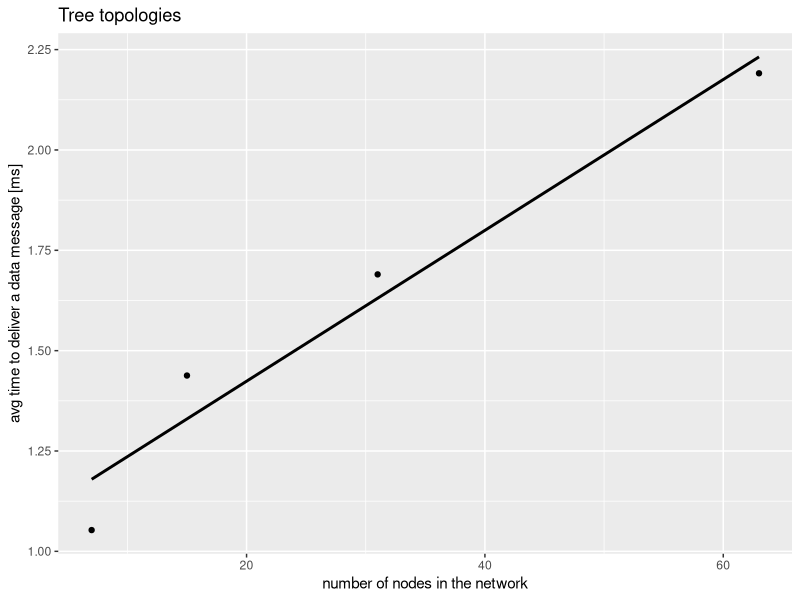
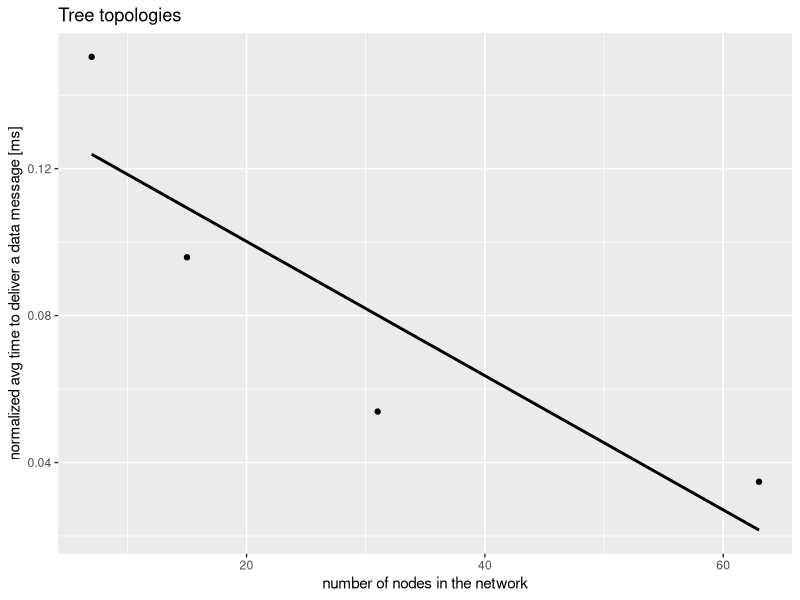
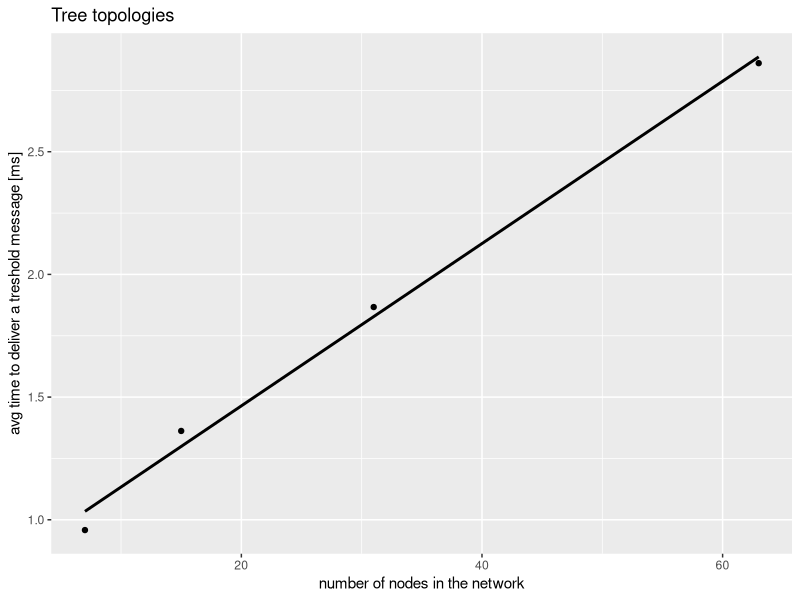
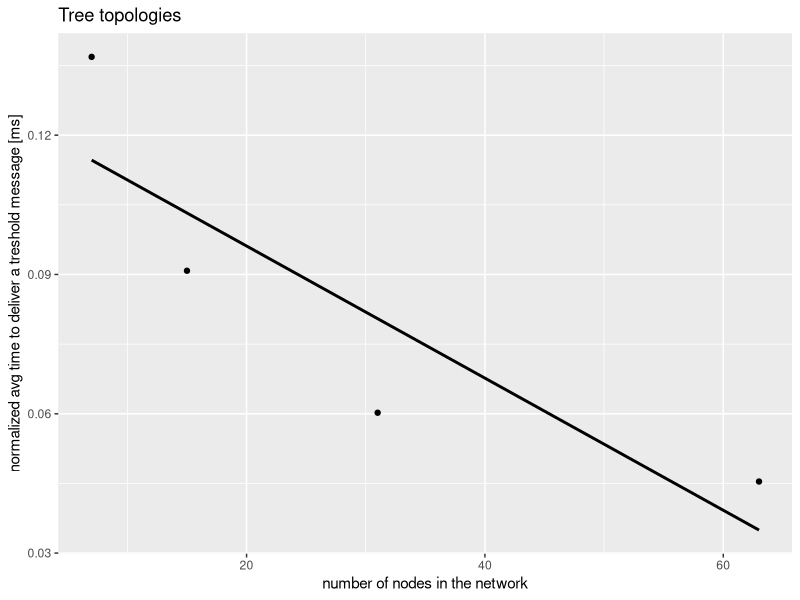
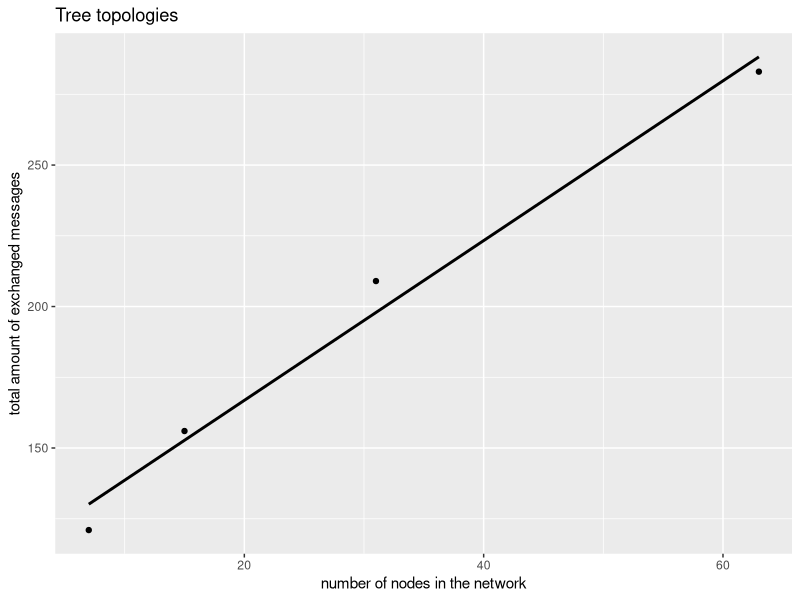
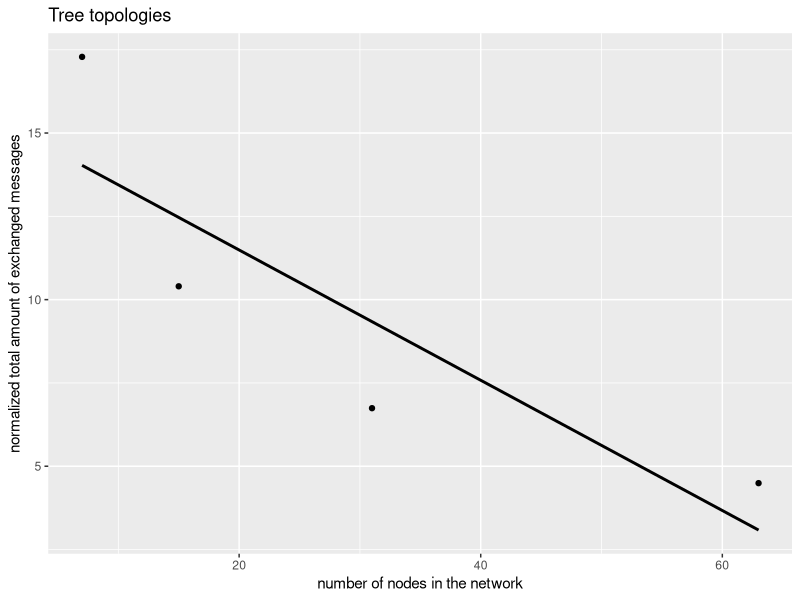
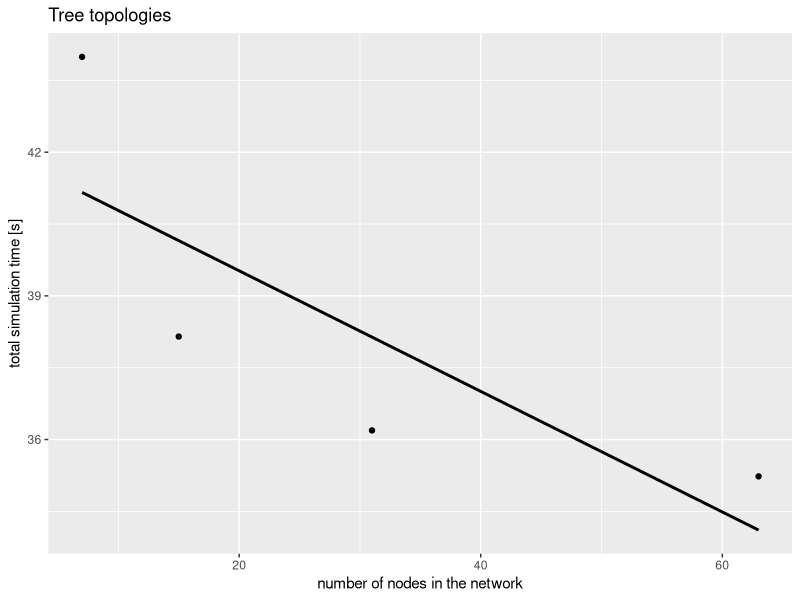
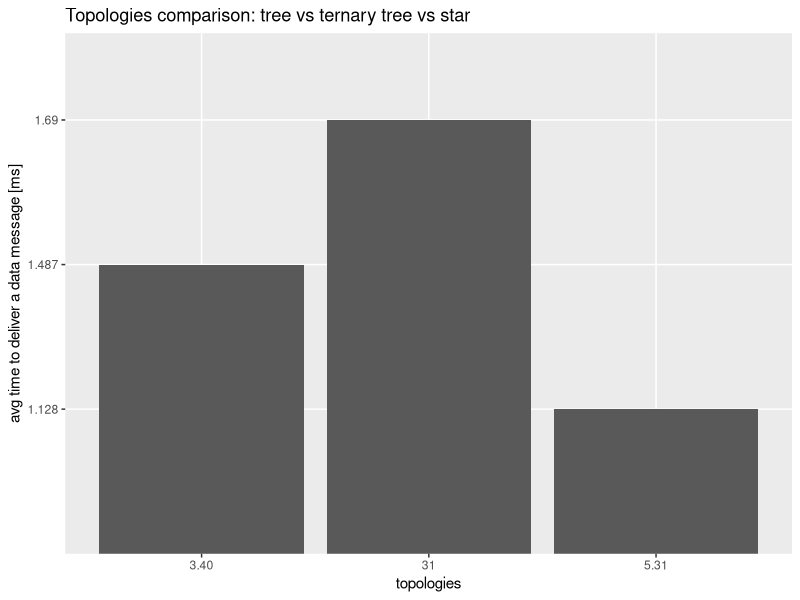

The R script that drew these images, in order:
library(ggplot2)


topology=c(7,15,31, 63)
DataMessageTime.avg=c(1.053,  1.438, 1.690,2.191)
df = cbind(topology, DataMessageTime.avg)
df = as.data.frame(df)

ggplot(df, aes(x  =  topology,
      y    =  DataMessageTime.avg)) + 
      geom_point() +
      geom_smooth(method = "lm", se = FALSE, col = "black") + labs(x ="number of nodes in the network",
                                                    y = "avg time to deliver a data message [ms]", 
                                                    title = "Tree topologies")

topology=c(7,15,31, 63)
DataMessageTime.avg=c(1.053/7,  1.438/15, 1.670/31,2.190/63)
df = cbind(topology, DataMessageTime.avg)
df = as.data.frame(df)

ggplot(df, aes(x  =  topology,
               y    =  DataMessageTime.avg)) + 
  geom_point() +
  geom_smooth(method = "lm", se = FALSE, col = "black") + labs(x ="number of nodes in the network",
                                                               y = "normalized avg time to deliver a data message [ms]", 
                                                               title = "Tree topologies")

topology=c(7,15,31, 63)
TresholdMessageTime.avg=c(0.958,  1.362, 1.867,2.861)
df = cbind(topology, TresholdMessageTime.avg)
df = as.data.frame(df)

ggplot(df, aes(x  =  topology,
               y    =  TresholdMessageTime.avg)) + 
  geom_point() +
  geom_smooth(method = "lm", se = FALSE, col = "black") + labs(x ="number of nodes in the network",
                                                               y = "avg time to deliver a treshold message [ms]", 
                                                               title = "Tree topologies")

topology=c(7,15,31, 63)
TresholdMessageTime.avg=c(0.958/7,  1.362/15, 1.867/31,2.861/63)
df = cbind(topology, TresholdMessageTime.avg)
df = as.data.frame(df)

ggplot(df, aes(x  =  topology,
               y    =  TresholdMessageTime.avg)) + 
  geom_point() +
  geom_smooth(method = "lm", se = FALSE, col = "black") + labs(x ="number of nodes in the network",
                                                               y = "normalized avg time to deliver a treshold message [ms]", 
                                                               title = "Tree topologies")

topology=c(7,15,31, 63)
count=c(121, 156, 209,283)
df = cbind(topology, count)
df = as.data.frame(df)

ggplot(df, aes(x  =  topology,
               y    =  count)) + 
  geom_point() +
  geom_smooth(method = "lm", se = FALSE, col = "black") + labs(x ="number of nodes in the network",
                                                               y = "total amount of exchanged messages", 
                                                               title = "Tree topologies")

topology=c(7,15,31, 63)
count=c(121/7, 156/15, 209/31,283/63)
df = cbind(topology, count)
df = as.data.frame(df)

ggplot(df, aes(x  =  topology,
               y    =  count)) + 
  geom_point() +
  geom_smooth(method = "lm", se = FALSE, col = "black") + labs(x ="number of nodes in the network",
                                                               y = "normalized total amount of exchanged messages", 
                                                               title = "Tree topologies")


topology=c(7,15,31, 63)
time=c(43.99, 38.15, 36.19,35.23)
df = cbind(topology, time)
df = as.data.frame(df)

ggplot(df, aes(x  =  topology,
               y    =  time)) + 
  geom_point() +
  geom_smooth(method = "lm", se = FALSE, col = "black") + labs(x ="number of nodes in the network",
                                                               y = "total simulation time [s]", 
                                                            title = "Tree topologies")

## comparisons## 
topology=c("31","5.31","3.40" )
DataMessageTime.avg=c(1.690,1.128, 1.487)
df = cbind(topology, DataMessageTime.avg)
df = as.data.frame(df)

ggplot(df, aes(x  =  topology,
               y    =  DataMessageTime.avg)) + 
   geom_bar(stat = "identity", position = position_dodge())+
  labs(x ="topologies",
      y = "avg time to deliver a data message [ms]", 
     title = "Topologies comparison: tree vs ternary tree vs star ")

topology=c("31","5.31","3.40")
DataMessageTime.avg=c(1.690/31,1.128/31, 1.487/40)
df = cbind(topology, DataMessageTime.avg)
df = as.data.frame(df)

ggplot(df, aes(x  =  topology,
               y    =  DataMessageTime.avg)) + 
  geom_bar(stat = "identity", position = position_dodge())+
  labs(x ="topologies",
       y = "normalized avg time to deliver a data message [ms]", 
       title = "Topologies comparison: tree vs ternary tree vs star ")

topology=c("31","3.40", "5.31")
TresholdMessageTime.avg=c(1.867, 1.806,1.463)
df = cbind(topology, TresholdMessageTime.avg)
df = as.data.frame(df)

ggplot(df, aes(x  =  topology,
               y    =  TresholdMessageTime.avg)) + 
  geom_bar(stat = "identity", position = position_dodge())+
  labs(x ="topologies",
       y = "avg time to deliver a treshold message [ms]", 
       title = "Topologies comparison: tree vs ternary tree vs star ")

topology=c("31"," 5.31","3.40")
TresholdMessageTime.avg=c(1.867/31,1.463/31, 1.806/40)
df = cbind(topology, TresholdMessageTime.avg)
df = as.data.frame(df)

ggplot(df, aes(x  =  topology,
               y    =  TresholdMessageTime.avg)) + 
  geom_bar(stat = "identity", position = position_dodge())+
  labs(x ="topologies",
       y = "normalized avg time to deliver a treshold message [ms]", 
       title = "Topologies comparison: tree vs ternary tree vs star ")

topology=c("31","5.31","3.40" )
count=c(209,202, 256)
df = cbind(topology, count)
df = as.data.frame(df)

ggplot(df, aes(x  =  topology,
               y    =  count)) + 
  geom_bar(stat = "identity", position = position_dodge())+
  labs(x ="topologies",
       y = "total amount of exchanged messages", 
       title = "Topologies comparison: tree vs ternary tree vs star ")

topology=c("31","3.40", "5.31")
count=c(209/31, 256/40,202/31)
df = cbind(topology, count)
df = as.data.frame(df)

ggplot(df, aes(x  =  topology,
               y    =  count)) + 
  geom_bar(stat = "identity", position = position_dodge())+
  labs(x ="topologies",
       y = "normalized total amount of exchanged messages", 
       title = "Topologies comparison: tree vs ternary tree vs star ")

topology=c("31","5.31","3.40" )
time=c(36.19,38.13, 37.17)
df = cbind(topology, time)
df = as.data.frame(df)

ggplot(df, aes(x  =  topology,
               y    =  time)) + 
  geom_bar(stat = "identity", position = position_dodge())+
  labs(x ="topologies",
       y = "total simulation time [s]", 
       title = "Topologies comparison: tree vs ternary tree vs star ")




